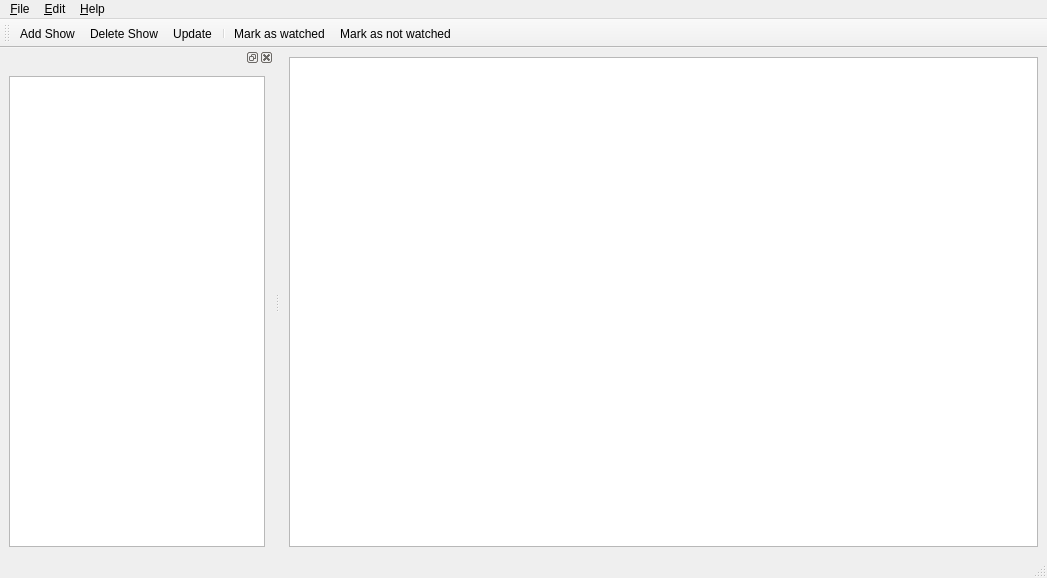
<?xml version="1.0" encoding="UTF-8"?>
<ui version="4.0">
 <class>mainWindow</class>
 <widget class="QMainWindow" name="mainWindow">
  <property name="geometry">
   <rect>
    <x>0</x>
    <y>0</y>
    <width>1047</width>
    <height>578</height>
   </rect>
  </property>
  <property name="windowTitle">
   <string>Series Watcher</string>
  </property>
  <property name="windowIcon">
   <iconset resource="serieswatcher.qrc">
    <normaloff>:/res/serieswatcher.png</normaloff>:/res/serieswatcher.png</iconset>
  </property>
  <widget class="QWidget" name="centralwidget">
   <layout class="QGridLayout" name="gridLayout">
    <item row="0" column="0">
     <widget class="MainListView" name="listView"/>
    </item>
   </layout>
  </widget>
  <widget class="QMenuBar" name="menubar">
   <property name="geometry">
    <rect>
     <x>0</x>
     <y>0</y>
     <width>1047</width>
     <height>19</height>
    </rect>
   </property>
   <widget class="QMenu" name="menu_File">
    <property name="title">
     <string>&amp;File</string>
    </property>
    <addaction name="importAction"/>
    <addaction name="exportAction"/>
    <addaction name="separator"/>
    <addaction name="quitAction"/>
   </widget>
   <widget class="QMenu" name="menu_Edit">
    <property name="title">
     <string>&amp;Help</string>
    </property>
    <addaction name="aboutQtAction"/>
    <addaction name="aboutAction"/>
   </widget>
   <widget class="QMenu" name="menu_Help">
    <property name="title">
     <string>&amp;Edit</string>
    </property>
    <addaction name="addShowAction"/>
    <addaction name="deleteShowAction"/>
    <addaction name="updateShowAction"/>
    <addaction name="markWatchedAction"/>
    <addaction name="separator"/>
    <addaction name="settingsAction"/>
   </widget>
   <addaction name="menu_File"/>
   <addaction name="menu_Help"/>
   <addaction name="menu_Edit"/>
  </widget>
  <widget class="QStatusBar" name="statusbar"/>
  <widget class="QToolBar" name="toolBar">
   <property name="windowTitle">
    <string>toolBar</string>
   </property>
   <attribute name="toolBarArea">
    <enum>TopToolBarArea</enum>
   </attribute>
   <attribute name="toolBarBreak">
    <bool>false</bool>
   </attribute>
   <addaction name="addShowAction"/>
   <addaction name="deleteShowAction"/>
   <addaction name="updateShowAction"/>
   <addaction name="separator"/>
   <addaction name="markWatchedAction"/>
   <addaction name="markNotWatchedAction"/>
  </widget>
  <widget class="QDockWidget" name="treeDock">
   <attribute name="dockWidgetArea">
    <number>1</number>
   </attribute>
   <widget class="QWidget" name="treeDockContent">
    <layout class="QGridLayout" name="gridLayout_2">
     <item row="0" column="0">
      <widget class="MainTreeView" name="treeView">
       <property name="showDropIndicator" stdset="0">
        <bool>false</bool>
       </property>
       <property name="iconSize">
        <size>
         <width>24</width>
         <height>24</height>
        </size>
       </property>
       <property name="indentation">
        <number>10</number>
       </property>
       <property name="uniformRowHeights">
        <bool>true</bool>
       </property>
       <property name="animated">
        <bool>true</bool>
       </property>
       <property name="headerHidden">
        <bool>false</bool>
       </property>
       <attribute name="headerMinimumSectionSize">
        <number>50</number>
       </attribute>
       <attribute name="headerStretchLastSection">
        <bool>true</bool>
       </attribute>
      </widget>
     </item>
    </layout>
   </widget>
  </widget>
  <action name="addShowAction">
   <property name="text">
    <string>Add Show...</string>
   </property>
  </action>
  <action name="deleteShowAction">
   <property name="text">
    <string>Delete Show</string>
   </property>
  </action>
  <action name="updateShowAction">
   <property name="text">
    <string>Update</string>
   </property>
  </action>
  <action name="markWatchedAction">
   <property name="text">
    <string>Mark as watched</string>
   </property>
  </action>
  <action name="aboutQtAction">
   <property name="text">
    <string>About Qt...</string>
   </property>
  </action>
  <action name="aboutAction">
   <property name="text">
    <string>About...</string>
   </property>
  </action>
  <action name="quitAction">
   <property name="text">
    <string>&amp;Quit</string>
   </property>
  </action>
  <action name="importAction">
   <property name="text">
    <string>&amp;Import...</string>
   </property>
  </action>
  <action name="exportAction">
   <property name="text">
    <string>&amp;Export...</string>
   </property>
  </action>
  <action name="settingsAction">
   <property name="text">
    <string>&amp;Settings...</string>
   </property>
  </action>
  <action name="markNotWatchedAction">
   <property name="text">
    <string>Mark as not watched</string>
   </property>
  </action>
 </widget>
 <customwidgets>
  <customwidget>
   <class>MainListView</class>
   <extends>QListView</extends>
   <header>mainlistview.h</header>
  </customwidget>
  <customwidget>
   <class>MainTreeView</class>
   <extends>QTreeView</extends>
   <header>maintreeview.h</header>
  </customwidget>
 </customwidgets>
 <resources>
  <include location="serieswatcher.qrc"/>
  <include location="../res/icons/icons.qrc"/>
 </resources>
 <connections>
  <connection>
   <sender>quitAction</sender>
   <signal>triggered()</signal>
   <receiver>mainWindow</receiver>
   <slot>close()</slot>
   <hints>
    <hint type="sourcelabel">
     <x>-1</x>
     <y>-1</y>
    </hint>
    <hint type="destinationlabel">
     <x>399</x>
     <y>299</y>
    </hint>
   </hints>
  </connection>
 </connections>
</ui>
